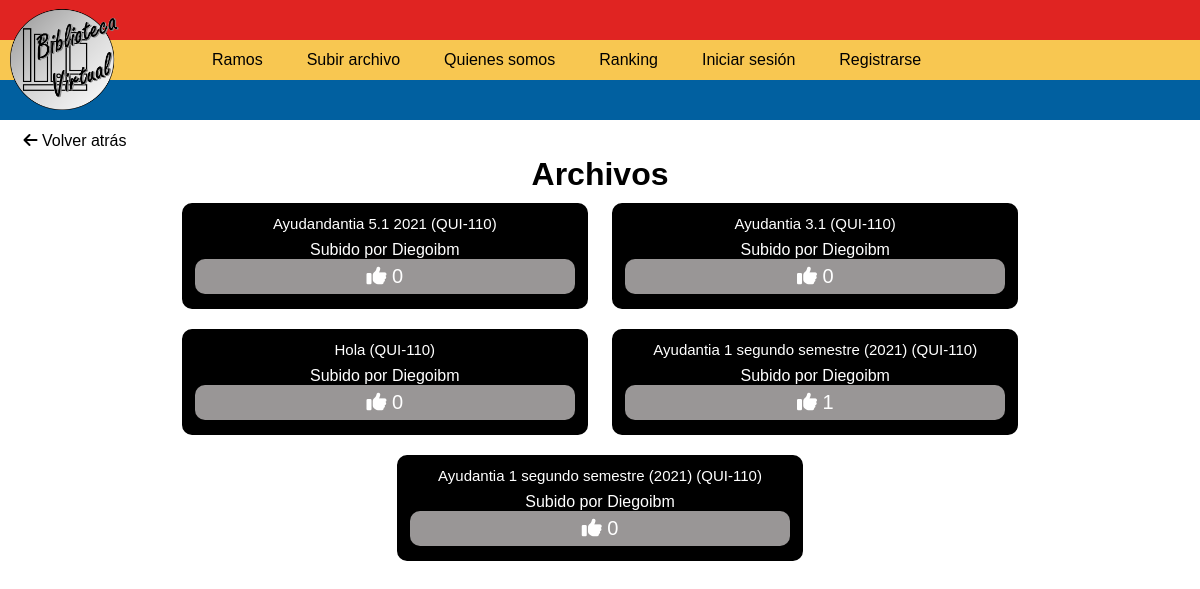
The app's page /ramos/QUI-110/, older data.
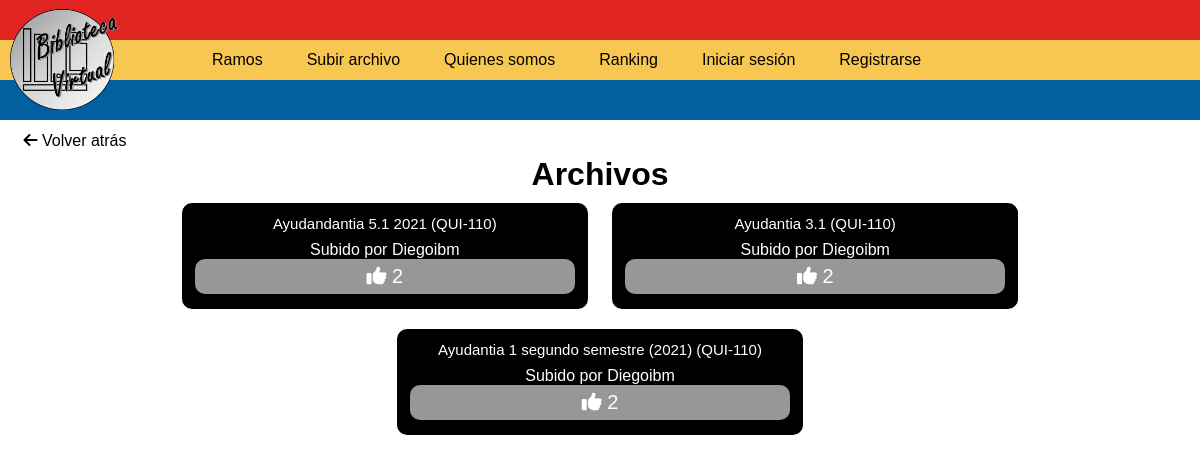
The same page, newer data.
### Biblio/models.py (models this page shows, shortened)
class Post(models.Model):
    titulo=models.CharField(max_length=51)
    user = models.ForeignKey(User, on_delete=models.CASCADE, related_name='posts')
    timestap = models.DateTimeField(default=timezone.now)
    ramo = models.CharField(max_length=7)
    archivo = models.FileField(upload_to="myfolder/", blank=True, null=True)
    likes = models.ManyToManyField(User, related_name="UserPost")

### Biblio/views.py (the view)
# urls.py: path('ramos/<str:asignatura>/',VerArchivos),
def VerArchivos(request, asignatura):
    if request.method == 'POST':
        post_liked = Post.objects.get(id=request.POST.get('post'))
        if request.user in post_liked.likes.all():
            post_liked.likes.remove(request.user)
        else:
            post_liked.likes.add(request.user)
    posts = Post.objects.all().filter(ramo=asignatura)
    context = {'posts': posts, 'user': request.user}
    return render(request, "ramos.html", context)

### templates/ramos.html (shortened to what this page needs)
{% load static %}
<head>
    <link rel="stylesheet" type="text/css" href='{% static "css/ramos.css" %}'/>
</head>
<body>
    {%include "Barrasuperior.html"%}
    <a class="retroceso" href="http://127.0.0.1:8000/ramos/"><i class="fas fa-arrow-left"></i>  Volver atrás</a>
    <h1 class="titulo">Archivos</h1>
    <div class="archivos">
        {%for post in posts%}
        <div class="Bloque">
            <a class="archivo" href={{post.archivo.url}} download><li>{{post.titulo}}  ({{post.ramo}})</li></a>
            <p class="creador">Subido por {{post.user}}</p>
            <form class="formulario-likes" method="post" action=".">
                {%if user in post.likes.all%}
                    <button class="boton-like" type="submit" id="submit" style="color:white;background:#0160A0;border:black solid 3px;"><i class="fas fa-thumbs-up"></i>          {{post.likes.all.count}}</button>
                {%else%}
                    <button class="boton-like" type="submit" id="submit"><i class="fas fa-thumbs-up"></i>          {{post.likes.all.count}}</button>
                {%endif%}
            </form>
        </div>
        {%endfor%}
    </div>
</body>

### templates/Barrasuperior.html (shortened to what this page needs)
{% load static %}
<head>
<link rel="stylesheet" type="text/css" href='{% static "css/BarraFija.css" %}'/>
</head>
<body>
    <header class="header">
        <a class="rojo" href="http://127.0.0.1:8000"><img class="logo" src= '{% static "imagenes/Logo pagina.png" %}'></a>
        <nav class="nav">
            <ul class="nav-menu">
                <li class="nav-menu-item"><a href="http://127.0.0.1:8000/ramos/" class="nav-menu-link">Ramos</a></li>
                <li class="nav-menu-item"><a href="http://127.0.0.1:8000/upload/" class="nav-menu-link">Subir archivo</a></li>
                <li class="nav-menu-item"><a href="http://127.0.0.1:8000/equipo/" class="nav-menu-link">Quienes somos</a></li>
                <li class="nav-menu-item"><a href="http://127.0.0.1:8000/ranking/" class="nav-menu-link">Ranking</a></li>
                <li class="nav-menu-item"><a href="http://127.0.0.1:8000/login/" class="nav-menu-link">Iniciar sesión</a></li>
                <li class="nav-menu-item"><a href="http://127.0.0.1:8000/registro/" class="nav-menu-link">Registrarse</a></li>
            </ul>
        </nav>
        <a class="azul"></a>
    </header>
</body>

### static/css/ramos.css (style rules this page uses)
body { font-family: 'Ubuntu', sans-serif; text-align: center; }
.titulo { text-align: center; }
.Bloque { width: 400px; height: 100px; background-color:black; margin:10px; box-sizing: content-box; display: inline-block; border: 3px solid black; border-radius: 10px; text-align: center; }
.archivo { color: white; text-decoration: none; list-style: none; line-height: 35px; text-align: center; font-size: 15px; margin-bottom: 0; }
.retroceso { margin-top: 6px; display: block; width: 150px; height: 30px; color: black; text-decoration: none; line-height: 30px; text-align: center; border-radius: 5px; }
.boton-like { background-color:rgba(241, 237, 237, 0.637); text-align: center; width: 95%; height: 35%; font-size: 20px; vertical-align: text-bottom; border: none; border-radius: 10px; color: white; }
.creador { color: white; margin-top: 0; }

### static/css/BarraFija.css (style rules this page uses)
* { box-sizing: border-box; margin: 0; }
body { font-family: 'Ubuntu', sans-serif; }
.header { height: 120px; width: 100%; background-color:#F8C751 ; }
.rojo { display: flex; background-color: #E02422; height: 40px; }
.nav { display: flex; justify-content: space-between; background-color: #F8C751; height: 40px; margin-left: 150px; }
.azul { display: flex; background-color: #0160A0; height: 40px; }
.nav-menu { display: flex; margin-right: 40px; list-style: none; }
.nav-menu-item { font-size: 16px; line-height: 40px; margin: 0 10px; }
.nav-menu-link { color: black; text-decoration: none; padding: 8px 12px; border-radius: 3px; }
.logo { width: 110px; height: 110px; margin-left: 10px; }

Row changes from the older to the newer data that the page shows:
removed Post: titulo "Hola", ramo "QUI-110", user "Diegoibm", likes.all.count "0"
removed Post: titulo "Ayudantia 1 segundo semestre (2021)", ramo "QUI-110", user "Diegoibm", likes.all.count "1"
computed for Post "Ayudandantia 5.1 2021": likes.all.count "0" → "2"
computed for Post "Ayudantia 3.1": likes.all.count "0" → "2"
computed for Post "Ayudantia 1 segundo semestre (2021)": likes.all.count "0" → "2"
